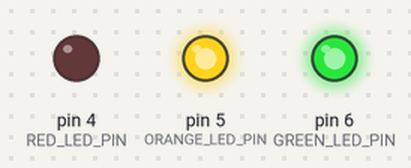
A program run on a simulated Arduino Nano, built with avr-gcc and run on an emulated ATmega328P. Shown: output pins drawn as LEDs (lit = HIGH).

Above: at 1.5 s.
At 5.0 s:
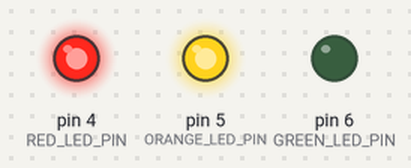
At 7.5 s:
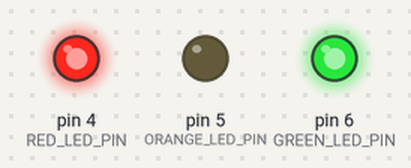
Timing chart, 0 to 10.4 s (numbered marks = the images above):
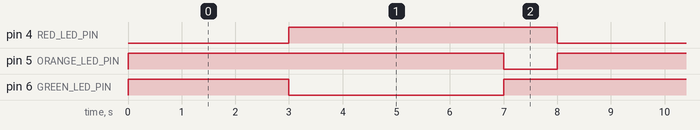

The program:

main.cpp
```cpp
#include <Arduino.h>

#define RED_LED_PIN 4
#define ORANGE_LED_PIN 5
#define GREEN_LED_PIN 6

void setup() {
  pinMode(RED_LED_PIN, OUTPUT);
  pinMode(ORANGE_LED_PIN, OUTPUT);
  pinMode(GREEN_LED_PIN, OUTPUT);
}

void loop() {
  digitalWrite(RED_LED_PIN, LOW);
  digitalWrite(ORANGE_LED_PIN, HIGH);
  digitalWrite(GREEN_LED_PIN, HIGH);
  delay(3000);

  digitalWrite(RED_LED_PIN, HIGH);
  digitalWrite(ORANGE_LED_PIN, HIGH);
  digitalWrite(GREEN_LED_PIN, LOW);
  delay(4000);

  digitalWrite(RED_LED_PIN, HIGH);
  digitalWrite(ORANGE_LED_PIN, LOW);
  digitalWrite(GREEN_LED_PIN, HIGH);
  delay(1000);
}
```

Measured:
- by itself, pin 4 (RED_LED_PIN): alternates HIGH for 5.0 s and LOW for 3.0 s
- by itself, pin 5 (ORANGE_LED_PIN): alternates HIGH for 7.0 s and LOW for 1.0 s
- by itself, pin 6 (GREEN_LED_PIN): repeats every 8.0 s: LOW 4.0 s, HIGH 4.0 s
